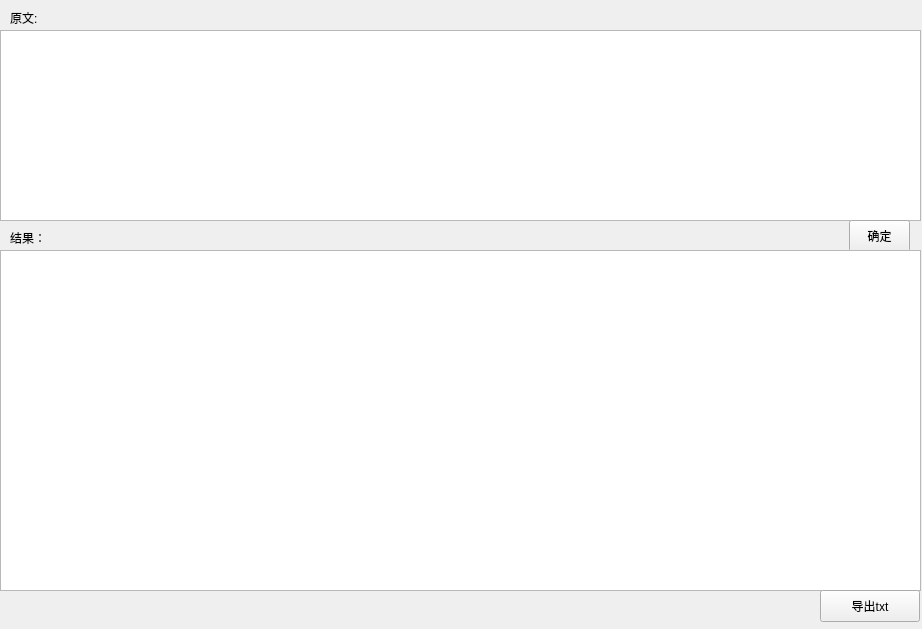
<?xml version="1.0" encoding="UTF-8"?>
<ui version="4.0">
 <class>ConvertTextTitle</class>
 <widget class="QWidget" name="ConvertTextTitle">
  <property name="geometry">
   <rect>
    <x>0</x>
    <y>0</y>
    <width>922</width>
    <height>629</height>
   </rect>
  </property>
  <property name="windowTitle">
   <string>Form</string>
  </property>
  <widget class="QLabel" name="raw_text_label">
   <property name="geometry">
    <rect>
     <x>10</x>
     <y>10</y>
     <width>58</width>
     <height>16</height>
    </rect>
   </property>
   <property name="text">
    <string>原文:</string>
   </property>
  </widget>
  <widget class="QPlainTextEdit" name="raw_text_editor">
   <property name="geometry">
    <rect>
     <x>0</x>
     <y>30</y>
     <width>921</width>
     <height>191</height>
    </rect>
   </property>
  </widget>
  <widget class="QLabel" name="result_label">
   <property name="geometry">
    <rect>
     <x>10</x>
     <y>230</y>
     <width>71</width>
     <height>16</height>
    </rect>
   </property>
   <property name="text">
    <string>结果：</string>
   </property>
  </widget>
  <widget class="QPushButton" name="sure_button">
   <property name="geometry">
    <rect>
     <x>849</x>
     <y>220</y>
     <width>61</width>
     <height>32</height>
    </rect>
   </property>
   <property name="text">
    <string>确定</string>
   </property>
  </widget>
  <widget class="QTextBrowser" name="result_text_browser">
   <property name="geometry">
    <rect>
     <x>0</x>
     <y>250</y>
     <width>921</width>
     <height>341</height>
    </rect>
   </property>
  </widget>
  <widget class="QPushButton" name="pushButton_2">
   <property name="geometry">
    <rect>
     <x>820</x>
     <y>590</y>
     <width>100</width>
     <height>32</height>
    </rect>
   </property>
   <property name="text">
    <string>导出txt</string>
   </property>
  </widget>
 </widget>
 <resources/>
 <connections/>
</ui>
